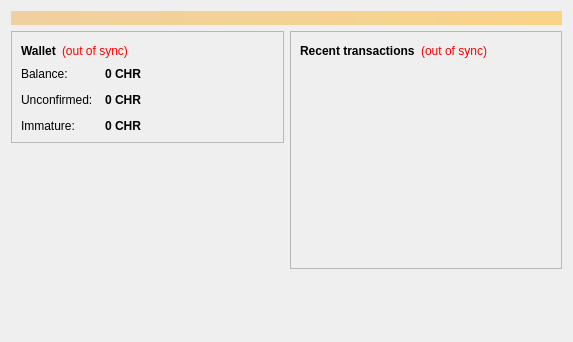
<?xml version="1.0" encoding="UTF-8"?>
<ui version="4.0">
 <class>OverviewPage</class>
 <widget class="QWidget" name="OverviewPage">
  <property name="geometry">
   <rect>
    <x>0</x>
    <y>0</y>
    <width>573</width>
    <height>342</height>
   </rect>
  </property>
  <property name="windowTitle">
   <string>Form</string>
  </property>
  <layout class="QVBoxLayout" name="topLayout">
   <item>
    <widget class="QLabel" name="labelAlerts">
     <property name="visible">
      <bool>false</bool>
     </property>
     <property name="styleSheet">
      <string notr="true">background-color: qlineargradient(x1: 0, y1: 0, x2: 1, y2: 0, stop:0 #F0D0A0, stop:1 #F8D488); color:#000000;</string>
     </property>
     <property name="wordWrap">
      <bool>true</bool>
     </property>
     <property name="margin">
      <number>3</number>
     </property>
    </widget>
   </item>
   <item>
    <layout class="QHBoxLayout" name="horizontalLayout" stretch="1,1">
     <item>
      <layout class="QVBoxLayout" name="verticalLayout_2">
       <item>
        <widget class="QFrame" name="frame">
         <property name="frameShape">
          <enum>QFrame::StyledPanel</enum>
         </property>
         <property name="frameShadow">
          <enum>QFrame::Raised</enum>
         </property>
         <layout class="QVBoxLayout" name="verticalLayout_4">
          <item>
           <layout class="QHBoxLayout" name="horizontalLayout_4">
            <item>
             <widget class="QLabel" name="label_5">
              <property name="font">
               <font>
                <weight>75</weight>
                <bold>true</bold>
               </font>
              </property>
              <property name="text">
               <string>Wallet</string>
              </property>
             </widget>
            </item>
            <item>
             <widget class="QLabel" name="labelWalletStatus">
              <property name="toolTip">
               <string>The displayed information may be out of date. Your wallet automatically synchronizes with the Chromium network after a connection is established, but this process has not completed yet.</string>
              </property>
              <property name="styleSheet">
               <string notr="true">QLabel { color: red; }</string>
              </property>
              <property name="text">
               <string notr="true">(out of sync)</string>
              </property>
              <property name="alignment">
               <set>Qt::AlignLeading|Qt::AlignLeft|Qt::AlignVCenter</set>
              </property>
             </widget>
            </item>
            <item>
             <spacer name="horizontalSpacer_2">
              <property name="orientation">
               <enum>Qt::Horizontal</enum>
              </property>
              <property name="sizeHint" stdset="0">
               <size>
                <width>40</width>
                <height>20</height>
               </size>
              </property>
             </spacer>
            </item>
           </layout>
          </item>
          <item>
           <layout class="QFormLayout" name="formLayout_2">
            <property name="fieldGrowthPolicy">
             <enum>QFormLayout::AllNonFixedFieldsGrow</enum>
            </property>
            <property name="horizontalSpacing">
             <number>12</number>
            </property>
            <property name="verticalSpacing">
             <number>12</number>
            </property>
            <item row="0" column="0">
             <widget class="QLabel" name="label">
              <property name="text">
               <string>Balance:</string>
              </property>
             </widget>
            </item>
            <item row="0" column="1">
             <widget class="QLabel" name="labelBalance">
              <property name="font">
               <font>
                <weight>75</weight>
                <bold>true</bold>
               </font>
              </property>
              <property name="cursor">
               <cursorShape>IBeamCursor</cursorShape>
              </property>
              <property name="toolTip">
               <string>Your current balance</string>
              </property>
              <property name="text">
               <string notr="true">0 CHR</string>
              </property>
              <property name="textInteractionFlags">
               <set>Qt::LinksAccessibleByMouse|Qt::TextSelectableByKeyboard|Qt::TextSelectableByMouse</set>
              </property>
             </widget>
            </item>
            <item row="1" column="0">
             <widget class="QLabel" name="label_3">
              <property name="text">
               <string>Unconfirmed:</string>
              </property>
             </widget>
            </item>
            <item row="1" column="1">
             <widget class="QLabel" name="labelUnconfirmed">
              <property name="font">
               <font>
                <weight>75</weight>
                <bold>true</bold>
               </font>
              </property>
              <property name="cursor">
               <cursorShape>IBeamCursor</cursorShape>
              </property>
              <property name="toolTip">
               <string>Total of transactions that have yet to be confirmed, and do not yet count toward the current balance</string>
              </property>
              <property name="text">
               <string notr="true">0 CHR</string>
              </property>
              <property name="textInteractionFlags">
               <set>Qt::LinksAccessibleByMouse|Qt::TextSelectableByKeyboard|Qt::TextSelectableByMouse</set>
              </property>
             </widget>
            </item>
            <item row="2" column="0">
             <widget class="QLabel" name="labelImmatureText">
              <property name="text">
               <string>Immature:</string>
              </property>
             </widget>
            </item>
            <item row="2" column="1">
             <widget class="QLabel" name="labelImmature">
              <property name="font">
               <font>
                <weight>75</weight>
                <bold>true</bold>
               </font>
              </property>
              <property name="toolTip">
               <string>Mined balance that has not yet matured</string>
              </property>
              <property name="text">
               <string notr="true">0 CHR</string>
              </property>
              <property name="textInteractionFlags">
               <set>Qt::LinksAccessibleByMouse|Qt::TextSelectableByKeyboard|Qt::TextSelectableByMouse</set>
              </property>
             </widget>
            </item>
           </layout>
          </item>
         </layout>
        </widget>
       </item>
       <item>
        <spacer name="verticalSpacer">
         <property name="orientation">
          <enum>Qt::Vertical</enum>
         </property>
         <property name="sizeHint" stdset="0">
          <size>
           <width>20</width>
           <height>40</height>
          </size>
         </property>
        </spacer>
       </item>
      </layout>
     </item>
     <item>
      <layout class="QVBoxLayout" name="verticalLayout_3">
       <item>
        <widget class="QFrame" name="frame_2">
         <property name="frameShape">
          <enum>QFrame::StyledPanel</enum>
         </property>
         <property name="frameShadow">
          <enum>QFrame::Raised</enum>
         </property>
         <layout class="QVBoxLayout" name="verticalLayout">
          <item>
           <layout class="QHBoxLayout" name="horizontalLayout_2">
            <item>
             <widget class="QLabel" name="label_4">
              <property name="text">
               <string>&lt;b&gt;Recent transactions&lt;/b&gt;</string>
              </property>
             </widget>
            </item>
            <item>
             <widget class="QLabel" name="labelTransactionsStatus">
              <property name="toolTip">
               <string>The displayed information may be out of date. Your wallet automatically synchronizes with the Chromium network after a connection is established, but this process has not completed yet.</string>
              </property>
              <property name="styleSheet">
               <string notr="true">QLabel { color: red; }</string>
              </property>
              <property name="text">
               <string notr="true">(out of sync)</string>
              </property>
              <property name="alignment">
               <set>Qt::AlignRight|Qt::AlignTrailing|Qt::AlignVCenter</set>
              </property>
             </widget>
            </item>
            <item>
             <spacer name="horizontalSpacer">
              <property name="orientation">
               <enum>Qt::Horizontal</enum>
              </property>
              <property name="sizeHint" stdset="0">
               <size>
                <width>40</width>
                <height>20</height>
               </size>
              </property>
             </spacer>
            </item>
           </layout>
          </item>
          <item>
           <widget class="QListView" name="listTransactions">
            <property name="styleSheet">
             <string notr="true">QListView { background: transparent; }</string>
            </property>
            <property name="frameShape">
             <enum>QFrame::NoFrame</enum>
            </property>
            <property name="verticalScrollBarPolicy">
             <enum>Qt::ScrollBarAlwaysOff</enum>
            </property>
            <property name="horizontalScrollBarPolicy">
             <enum>Qt::ScrollBarAlwaysOff</enum>
            </property>
            <property name="selectionMode">
             <enum>QAbstractItemView::NoSelection</enum>
            </property>
           </widget>
          </item>
         </layout>
        </widget>
       </item>
       <item>
        <spacer name="verticalSpacer_2">
         <property name="orientation">
          <enum>Qt::Vertical</enum>
         </property>
         <property name="sizeHint" stdset="0">
          <size>
           <width>20</width>
           <height>40</height>
          </size>
         </property>
        </spacer>
       </item>
      </layout>
     </item>
    </layout>
   </item>
  </layout>
 </widget>
 <resources/>
 <connections/>
</ui>
